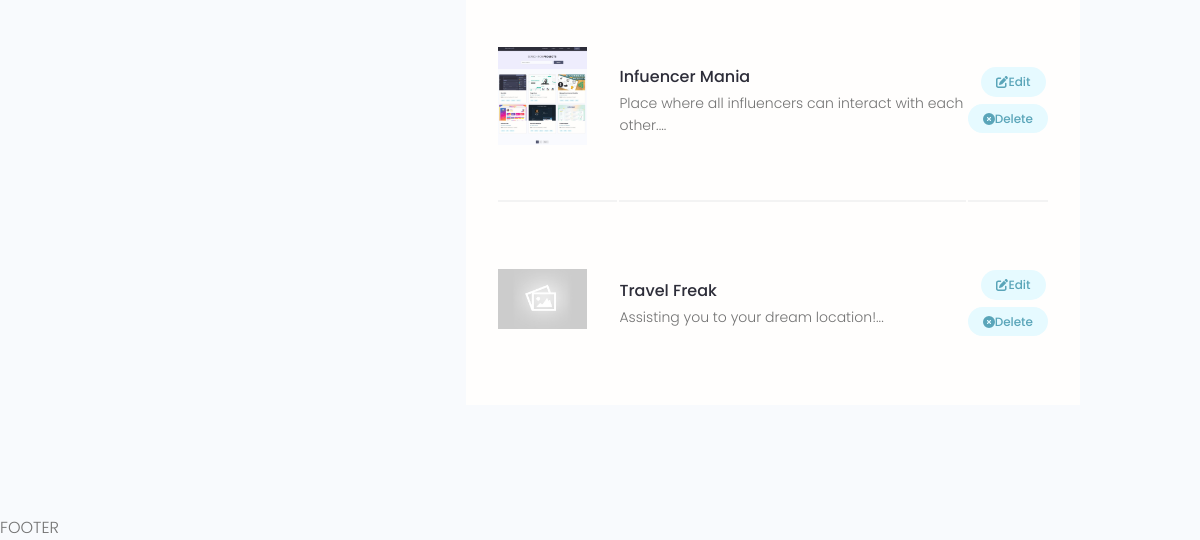
/account/ (signed in, lower part), run on an earlier commit of the app's database.
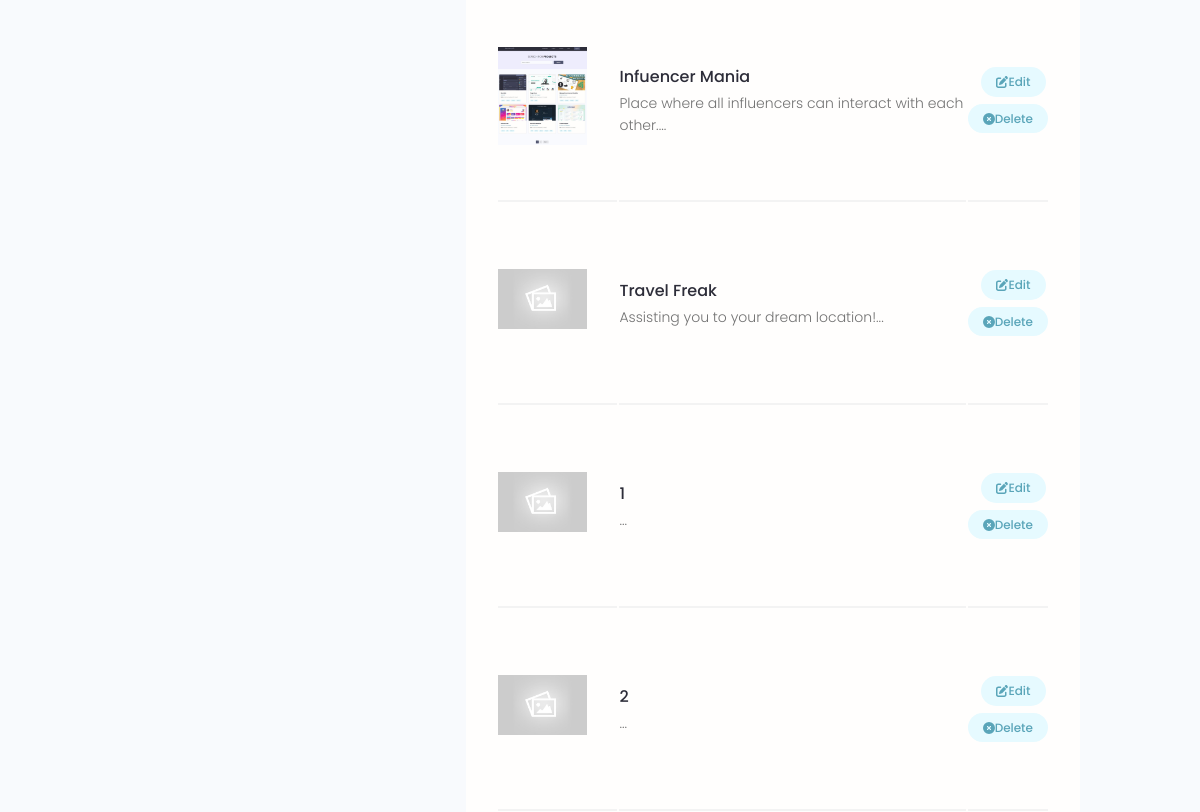
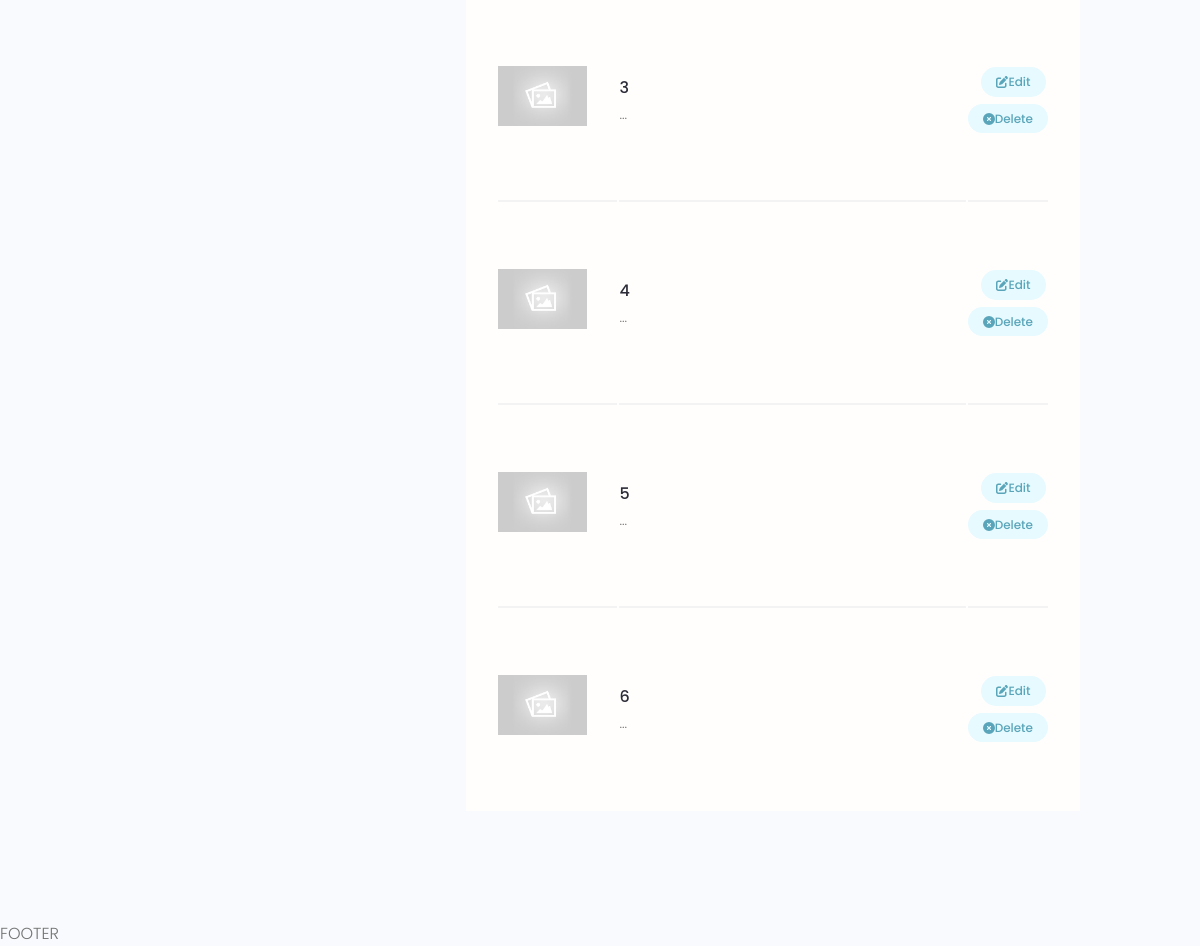
And on a later commit of the database (2 pictures, top to bottom).
### projects/models.py (models this page shows, shortened)
class Project(models.Model):
    owner = models.ForeignKey(Profile, null=True, blank=True, on_delete=models.SET_NULL)
    title = models.CharField(max_length=200)
    description = models.TextField(null=True, blank=True) # not necessary
    featured_image = models.ImageField(null=True, blank=True, default="default.jpg")
    demo_link = models.CharField(max_length=2000, null=True, blank=True)
    source_link = models.CharField(max_length=2000, null=True, blank=True)
    tag = models.ManyToManyField('Tag', blank=True)
    vote_total = models.IntegerField(default=0, null=True, blank=True)
    vote_ratio = models.IntegerField(default=0, null=True, blank=True)
    created = models.DateTimeField(auto_now_add=True)
    id = models.UUIDField(default=uuid.uuid4, unique=True, primary_key=True, editable=False)
    class Meta:
        ordering = ['created']

### users/views.py (the view)
# urls.py: path('account/',views.userAccount, name="account"),
@login_required(login_url = 'login')
def userAccount(request):
    profile = request.user.profile
    skills = profile.skill_set.all()
    projects = profile.project_set.all()
    context = {'profile': profile, 'skills':skills, 'projects': projects}
    return render(request,'users/account.html', context)

### users/templates/users/account.html (shortened to what this page needs)
{% extends 'main.html' %}
{% block content %}
  <main class="settingsPage profile my-md">
    <div class="container">
      <div class="layout">
        <div class="column column--1of3">
        </div>
        <div class="column column--2of3">
          <table class="settings__table">
            {% for project in projects %}
            <tr>
              <td class="settings__thumbnail">
                <a href="{% url 'project' project.id %}"><img src="{{project.featured_image.url}}" alt="Project Thumbnail" /></a>
              </td>
              <td class="settings__tableInfo">
                <a href="{% url 'project' project.id %}">{{project.title}}</a>
                <p>
                  {{project.description|slice:"150"}}...
                </p>
              </td>
              <td class="settings__tableActions">
                <a class="tag tag--pill tag--main settings__btn" href="{% url 'update-project' project.id%}"><i class="fa-solid fa-pen-to-square"></i> Edit</a>
                <a class="tag tag--pill tag--main settings__btn" href="{% url 'delete-project' project.id%}"><i class="fa-solid fa-circle-xmark"></i>
                  Delete</a>
              </td>
            </tr>
            {% endfor %}
          </table>
        </div>
      </div>
    </div>
  </main>
{% endblock %}

### templates/main.html (shortened to what this page needs)
<!DOCTYPE html>
{% load static %}
<html>
<head>
    <link rel="stylesheet" href="https://cdnjs.cloudflare.com/ajax/libs/highlight.js/10.7.2/styles/default.min.css">
    <link rel="stylesheet" href="{% static 'uikit/styles/uikit.css' %}" />
    <link rel="stylesheet" href="{% static 'styles/app.css' %}" />
</head>
<body>
    {% block content %}
    {% endblock content %}
    <p>FOOTER</p>
</body>
</html>

### templates/navbar.html (shortened to what this page needs)
{% load static %}

### static/styles/app.css (style rules this page uses)
:root { --color-sub: #2d2d39; }
img { width: 100%; }
.settings__table { margin-top: 3rem; margin-bottom: 5rem; padding: 0 3rem; background: var(--color-white); }
.settings__table tr { width: 100%; }
.settings__table tr > td { padding: 2rem 0; }
.settings__table tr:not(:last-child) td { border-bottom: 2px solid var(--color-white-light); }
.settings__thumbnail { width: 23%; min-width: 10rem; }
.settings__thumbnail img { padding-right: 3rem; height: 15rem; object-fit: contain; }
.settings__tableInfo { width: 100%; }
.settings__tableInfo h4, .settings__tableInfo a { padding-right: 1rem; width: auto; font-size: 1.6rem; font-weight: 500; color: var(--color-sub); }
.settings__tableInfo p { font-size: 1.4rem; }
.settings__tableActions { text-align: right; }

### static/uikit/styles/modules/_variables.css (style rules this page uses)
:root { --color-main: #5aa5b9; --color-main-light: #e6faff; --color-sub: #3f4156; --color-sub-light: #51546e; --color-sub-lighter: #ededfd; --color-text: #737373; --color-gray: #8b8b8b; --color-light: #e5e7eb; --color-light-gray: #767676; --color-bg: #f8fafd; --color-white: #fffefd; --color-white-light: #f3f3f3; --color-success: #359e64; --color-success-bg: #def8e8; --color-error: #fc4b0b; --color-error-bg: #fff2ee; --font-base: 'Poppins', arial, helvetica, 'Segoe UI', roboto, ubuntu, sans-serif; --font-monospace: 'Fira Code', 'Courier New', courier, monospace; --font-regular: 300; --font-medium: 500; --font-bold: 700; --generic-shadow: 1px 1px 5px #00000010; --generic-transition: all 0.3s ease-in-out; }

### static/uikit/styles/modules/_base.css (style rules this page uses)
* { margin: 0; padding: 0; box-sizing: border-box; text-rendering: optimizeLegibility; color: inherit; font-size: inherit; }
html { font-size: 50%; }
@media only screen and (min-width: 480px) { html { font-size: 56.25%; } }
@media only screen and (min-width: 1200px) { html { font-size: 62.5%; } }
body { line-height: 1.6; font-weight: 400; font-size: 1.5rem; color: var(--color-text); background-color: var(--color-bg); min-height: 100vh; }

### static/uikit/styles/modules/_typography.css (style rules this page uses)
* { font-family: var(--font-base); }
p, span, strong { font-size: 1.6rem; color: var(--color-text); font-weight: var(--font-regular); }
a { padding-bottom: 2px; text-decoration: none; display: inline-block; color: var(--color-main); font-weight: var(--font-medium); }

### static/uikit/styles/modules/_utilities.css (style rules this page uses)
.container { width: 92%; max-width: 165rem; margin: 0 auto; box-sizing: border-box; }
@media screen and (min-width: 1000px) { .container { width: 90%; } }
@media screen and (min-width: 1200px) { .container { width: 80%; } }
.my-md { margin: 3rem auto; }

### static/uikit/styles/modules/_tag.css (style rules this page uses)
.tag { display: inline-flex; align-items: center; background-color: var(--color-sub); height: -webkit-fit-content; height: -moz-fit-content; height: fit-content; width: -webkit-fit-content; width: -moz-fit-content; width: fit-content; border-radius: 0.5rem; padding: 0.5rem 1.5rem; font-size: 1.2rem; cursor: pointer; }
.tag:not(:last-child) { margin-right: 0.25rem; margin-bottom: 0.75rem; }
.tag--pill { border-radius: 5rem; }
.tag--main, .tag--main > small { background: var(--color-main-light); color: var(--color-main); font-weight: 500; }

### static/uikit/styles/modules/_layout.css (style rules this page uses)
.layout { display: flex; flex-flow: row wrap; justify-content: space-between; }
.layout > .column { margin-bottom: 3rem; }
.layout > .column.column--1of3 { flex-basis: 30%; }
.layout > .column.column--2of3 { flex-basis: 64%; }

What changed in the data, as far as the page shows it:
added Project: featured_image (placeholder picture), title "1"
added Project: featured_image (placeholder picture), title "2"
added Project: featured_image (placeholder picture), title "3"
added Project: featured_image (placeholder picture), title "4"
added Project: featured_image (placeholder picture), title "5"
added Project: featured_image (placeholder picture), title "6"
